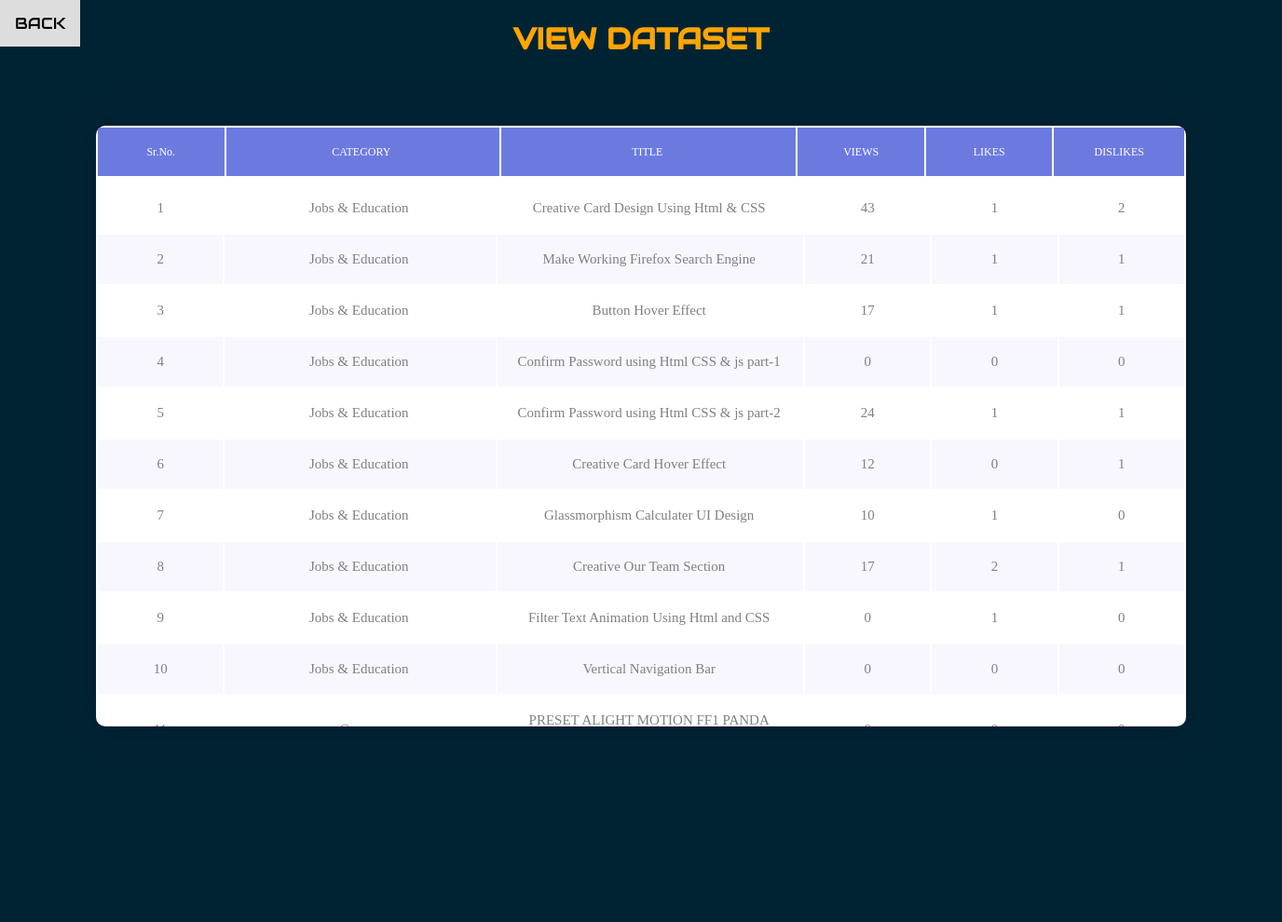
/admin_viewDataset, run on an earlier commit of the app's database.
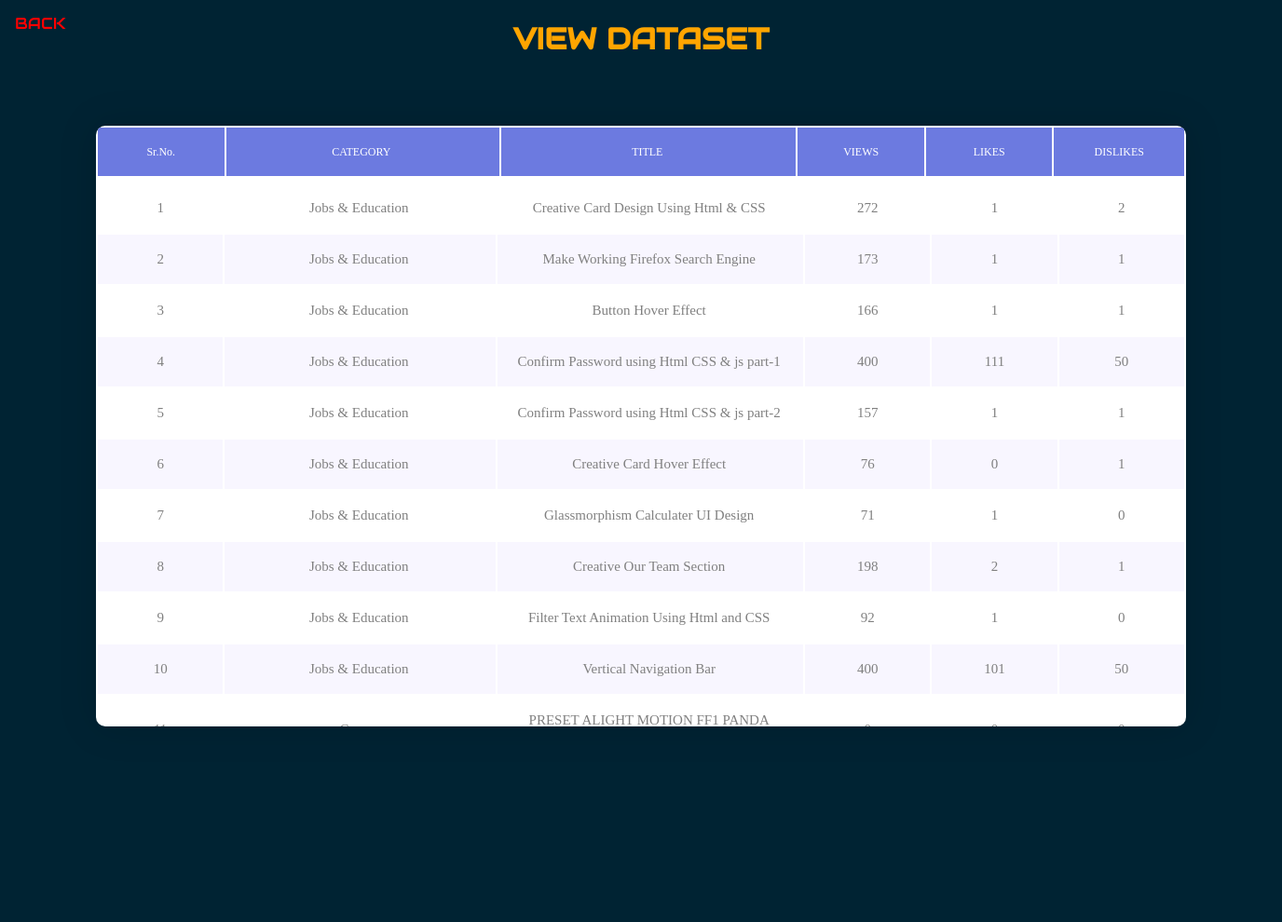
And on a later commit of the database.
### models.py (models this page shows)
class Videos(Base):
    __tablename__ = 'Videos'
    id = Column(Integer, primary_key=True, autoincrement=True)
    Category = Column(String)
    Title = Column(String)
    Src = Column(String)
    Like = Column(Integer,default=0)
    Dislike = Column(Integer,default=0)
    Views = Column(Integer,default=0)

### routers/admin.py (the view)
@router.get('viewDataset')
def viewDataset(request:Request,db:Session=Depends(get_db)):
    OpDB.views(db)
    OpDB.likes_dislikes(db)
    videos = db.query(models.Videos).all()
    return templates.TemplateResponse('viewDataset.html',{'request':request,'videos':videos})

### templates/viewDataset.html (shortened to what this page needs)
<html>
<head>
<link rel="stylesheet" type="text/css" href="{{url_for('static',path='/css/util.css')}}">
	<link rel="stylesheet" type="text/css" href="{{url_for('static',path='/css/main1.css')}}">
</head>
<body>
<body>
<form action="" method="post">
<div class="topnav">
  <a href="admin_menu" style="position: fixed;">BACK</a>
</div><br>
<h1>VIEW DATASET</h1>
</form>
<div class="limiter">
		<div class="container-table100">
			<div class="wrap-table100">
				<div class="table100 ver1 m-b-110">
					<div class="table100-head">
					<table>
							<thead>
								<tr class="row100 head">
									<th class="cell100 column1" >Sr.No.</th>
									<th class="cell100 column2">CATEGORY</th>
									<th class="cell100 column3">TITLE</th>
									<th class="cell100 column1">VIEWS</th>
									<th class="cell100 column1">LIKES</th>
									<th class="cell100 column1">DISLIKES</th>
								</tr>
							</thead>
						</table>
					</div>
                    <div class="table100-body js-pscroll">
		<table>
			<tbody style="text-align: center;">
				{% for video in videos %}
				<tr class="row100 body">
					<td class="cell100 column1">{{video.id}}</td>
					<td class="cell100 column2">{{video.Category}}</td>
					<td class="cell100 column3">{{video.Title}}</td>
					<td class="cell100 column1">{{video.Views}}</td>
					<td class="cell100 column1">{{video.Like}}</td>
					<td class="cell100 column1">{{video.Dislike}}</td>
				</tr>
				{% endfor %}
	</tbody>
		</table>
	</div>
				</div>
					</div>
				</div>
</div>
</body>
</body>
</html>

### static/css/main1.css (style rules this page uses)
* { margin: 0px; padding: 0px; box-sizing: border-box; }
body, html { height: 100%; font-family: 'Audiowide'; }
a { margin: 0px; transition: all 0.4s; -webkit-transition: all 0.4s; -o-transition: all 0.4s; -moz-transition: all 0.4s; }
h1,h2,h3,h4,h5,h6 { margin: 0px; }
.js-pscroll { position: relative; overflow: hidden; }
.limiter { width: 1366px; margin: 0 auto; }
.container-table100 { width: 100%; min-height: 10vh; background: #002333; display: -webkit-box; display: -webkit-flex; display: -moz-box; display: -ms-flexbox; display: flex; align-items: center; justify-content: center; flex-wrap: wrap; padding: 33px 30px; }
.wrap-table100 { width: 1170px; }
.table100 { background-color: #fff; }
table { width: 100%; }
th, td { font-weight: unset; padding-right: 10px; }
.column1 { width: 6%; padding-left: 10px; }
.column2 { width: 13%; padding-left: 7px; }
.column3 { width: 14%; padding-left: 7px; }
.table100-head th { padding-top: 18px; padding-bottom: 18px; }
.table100-body td { padding-top: 16px; padding-bottom: 16px; }
.table100 { position: relative; padding-top: 60px; }
.table100-head { position: absolute; width: 100%; top: 0; left: 0; }
.table100-body { max-height: 585px; overflow: auto; }
.table100.ver1 th { font-family: Lato-Bold; font-size: 12px; color: #fff; line-height: 1.4; background-color: #6c7ae0; }
.table100.ver1 td { font-family: Lato-Regular; font-size: 15px; color: #808080; line-height: 1.4; }
.table100.ver1 .table100-body tr:nth-child(even) { background-color: #f8f6ff; }
.table100.ver1 { border-radius: 10px; overflow: hidden; box-shadow: 0 0px 40px 0px rgba(0, 0, 0, 0.15); -moz-box-shadow: 0 0px 40px 0px rgba(0, 0, 0, 0.15); -webkit-box-shadow: 0 0px 40px 0px rgba(0, 0, 0, 0.15); -o-box-shadow: 0 0px 40px 0px rgba(0, 0, 0, 0.15); -ms-box-shadow: 0 0px 40px 0px rgba(0, 0, 0, 0.15); }

### templates/viewDataset.html (style rules this page uses)
* { box-sizing: border-box; }
body { margin: 0; font-family: 'Audiowide'; background: #002333; }
.topnav { overflow: hidden; background: #002333; }
.topnav a { float: left; display: block; color: red; text-align: center; padding: 14px 16px; text-decoration: none; font-size: 17px; }
h1 { text-align:center; color:orange; }

What changed in the data, as far as the page shows it:
changed Videos "Creative Card Design Using Html & CSS": Views "43" → "272"
changed Videos "Make Working Firefox Search Engine": Views "21" → "173"
changed Videos "Button Hover Effect": Views "17" → "166"
changed Videos "Confirm Password using Html CSS & js part-1": Views "0" → "400"; Like "0" → "111"; Dislike "0" → "50"
changed Videos "Confirm Password using Html CSS & js part-2": Views "24" → "157"
changed Videos "Creative Card Hover Effect": Views "12" → "76"
changed Videos "Glassmorphism Calculater UI Design": Views "10" → "71"
changed Videos "Creative Our Team Section": Views "17" → "198"
changed Videos "Filter Text Animation Using Html and CSS": Views "0" → "92"
changed Videos "Vertical Navigation Bar": Views "0" → "400"; Like "0" → "101"; Dislike "0" → "50"
